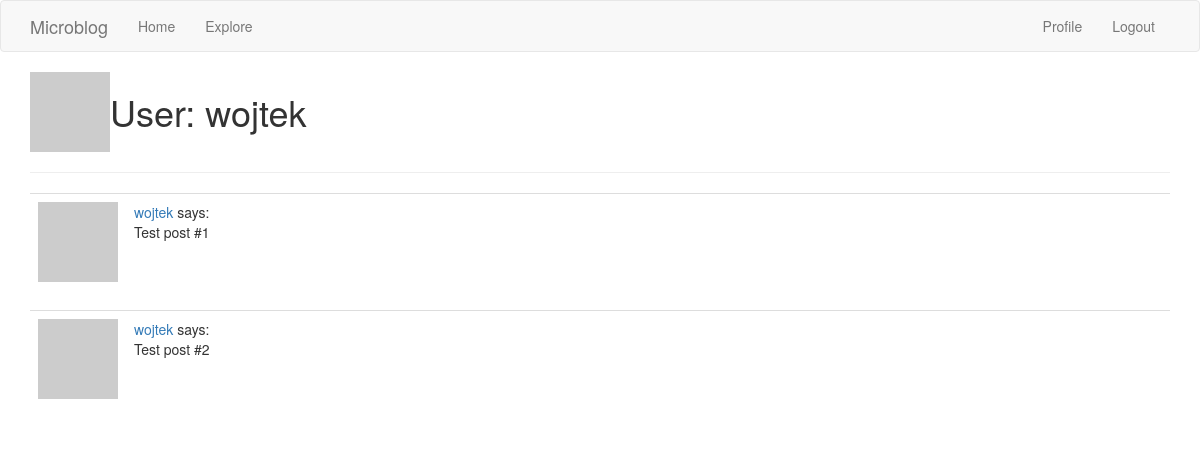
/user/wojtek (signed in), run on the app's committed database.
### app/mod_user/models.py (models this page shows, shortened)
class UserModel(UserMixin, db.Model):
    __tablename__ = 'users'
    id = db.Column(db.Integer, primary_key = True)
    username = db.Column(db.String(80), index=True, unique=True)
    email = db.Column(db.String(120), index=True, unique=True)
    password = db.Column(db.String(100), nullable=False)
    about_me = db.Column(db.String(140))
    last_seen = db.Column(db.DateTime, default=datetime.utcnow)
    @login_manager.user_loader
    def load_user(user_id):
        return UserModel.query.get(int(user_id))
    def avatar(self, size):
        digest = md5(self.email.lower().encode('utf-8')).hexdigest()
        return 'https://www.gravatar.com/avatar/{}?d=identicon&s={}'.format(digest, size)

### app/mod_user/views.py (the view)
@user_profile.route('/user/<username>')
@login_required
def profile_get(username):
    user = UserModel.query.filter_by(username=username).first()
    posts = [
        {'author': user, 'body': 'Test post #1'},
        {'author': user, 'body': 'Test post #2'}
    ]
    return render_template('user/user.html', user=user, posts=posts)

### app/templates/user/user.html (shortened to what this page needs)
{% extends "base.html" %}
{% block app_content %}
    <table>
        <tr valign="top">
            <td><img src="{{ user.avatar(128) }}"></td>
            <td>
                <h1>User: {{ user.username }}</h1>
            </td>
        </tr>
    </table>
    <hr>
    {% for post in posts %}
        {% include '_post.html' %}
    {% endfor %}
{% endblock %}

### app/templates/base.html (shortened to what this page needs)
{% extends 'bootstrap/base.html' %}
        {% block navbar %}
            <nav class="navbar navbar-default">
                <div class="container">
                    <div class="navbar-header">
                        <a class="navbar-brand" href="{{ url_for('main_page.show') }}">Microblog</a>
                    </div>
                    <div class="collapse navbar-collapse" id="bs-example-navbar-collapse-1">
                        <ul class="nav navbar-nav">
                            <li><a href="{{ url_for('main_page.show') }}">Home</a></li>
                            <li><a href="{{ url_for('items_page.items_show') }}">Explore</a></li>
                        </ul>
                        <ul class="nav navbar-nav navbar-right">
                            {% if current_user.is_anonymous %}
                            <li><a href="{{ url_for('login_page.login_show') }}">Login</a></li>
                            {% else %}
                            <li><a href="{{ url_for('user_profile.profile_get', username=current_user.username) }}">Profile</a></li>
                            <li><a href="{{ url_for('logout_page.logout_do') }}">Logout</a></li>
                            {% endif %}
                        </ul>
                    </div>
                </div>
            </nav>
        {% endblock %}
        {% block content %}
            <div class="container">
                {% block app_content %}{% endblock %}
            </div>
        {% endblock %}

### app/templates/_post.html
    <table class="table table-hover">
        <tr>
            <td width="70px">
                <a href="{{ url_for('user_profile.profile_get', username=post.author.username) }}">
                    <img src="{{ post.author.avatar(70) }}" />
                </a>
            </td>
            <td>
                <a href="{{ url_for('user_profile.profile_get', username=post.author.username) }}">
                    {{ post.author.username }}
                </a>
                says:
                <br>
                {{ post.body }}
            </td>
        </tr>
    </table>

### data on the page
UserModel: username "wojtek", author.username "wojtek" "wojtek"

### other printed values
{{ post.body }} "Test post #1" "Test post #2"
